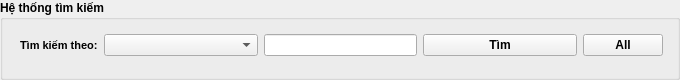
                          <widget class="QGroupBox" name="groupBox_53">
                           <property name="font">
                            <font>
                             <weight>75</weight>
                             <bold>true</bold>
                            </font>
                           </property>
                           <property name="title">
                            <string>Hệ thống tìm kiếm</string>
                           </property>
                           <widget class="QWidget" name="horizontalLayoutWidget_19">
                            <property name="geometry">
                             <rect>
                              <x>10</x>
                              <y>20</y>
                              <width>661</width>
                              <height>51</height>
                             </rect>
                            </property>
                            <layout class="QHBoxLayout" name="horizontalLayout_114" stretch="1,2,2,2,1">
                             <property name="leftMargin">
                              <number>10</number>
                             </property>
                             <property name="rightMargin">
                              <number>8</number>
                             </property>
                             <item>
                              <widget class="QLabel" name="label_22">
                               <property name="font">
                                <font>
                                 <pointsize>8</pointsize>
                                 <weight>75</weight>
                                 <bold>true</bold>
                                </font>
                               </property>
                               <property name="text">
                                <string>Tìm kiếm theo:</string>
                               </property>
                              </widget>
                             </item>
                             <item>
                              <widget class="QComboBox" name="cbo_TimMH_13">
                               <property name="font">
                                <font>
                                 <weight>50</weight>
                                 <bold>false</bold>
                                </font>
                               </property>
                              </widget>
                             </item>
                             <item>
                              <widget class="QLineEdit" name="txt_TimMH_13">
                               <property name="font">
                                <font>
                                 <weight>50</weight>
                                 <bold>false</bold>
                                </font>
                               </property>
                              </widget>
                             </item>
                             <item>
                              <widget class="QPushButton" name="btn_TimMH_13">
                               <property name="font">
                                <font>
                                 <weight>75</weight>
                                 <bold>true</bold>
                                </font>
                               </property>
                               <property name="text">
                                <string>Tìm</string>
                               </property>
                              </widget>
                             </item>
                             <item>
                              <widget class="QPushButton" name="btn_AllMH_13">
                               <property name="font">
                                <font>
                                 <weight>75</weight>
                                 <bold>true</bold>
                                </font>
                               </property>
                               <property name="text">
                                <string>All</string>
                               </property>
                              </widget>
                             </item>
                            </layout>
                           </widget>
                          </widget>
